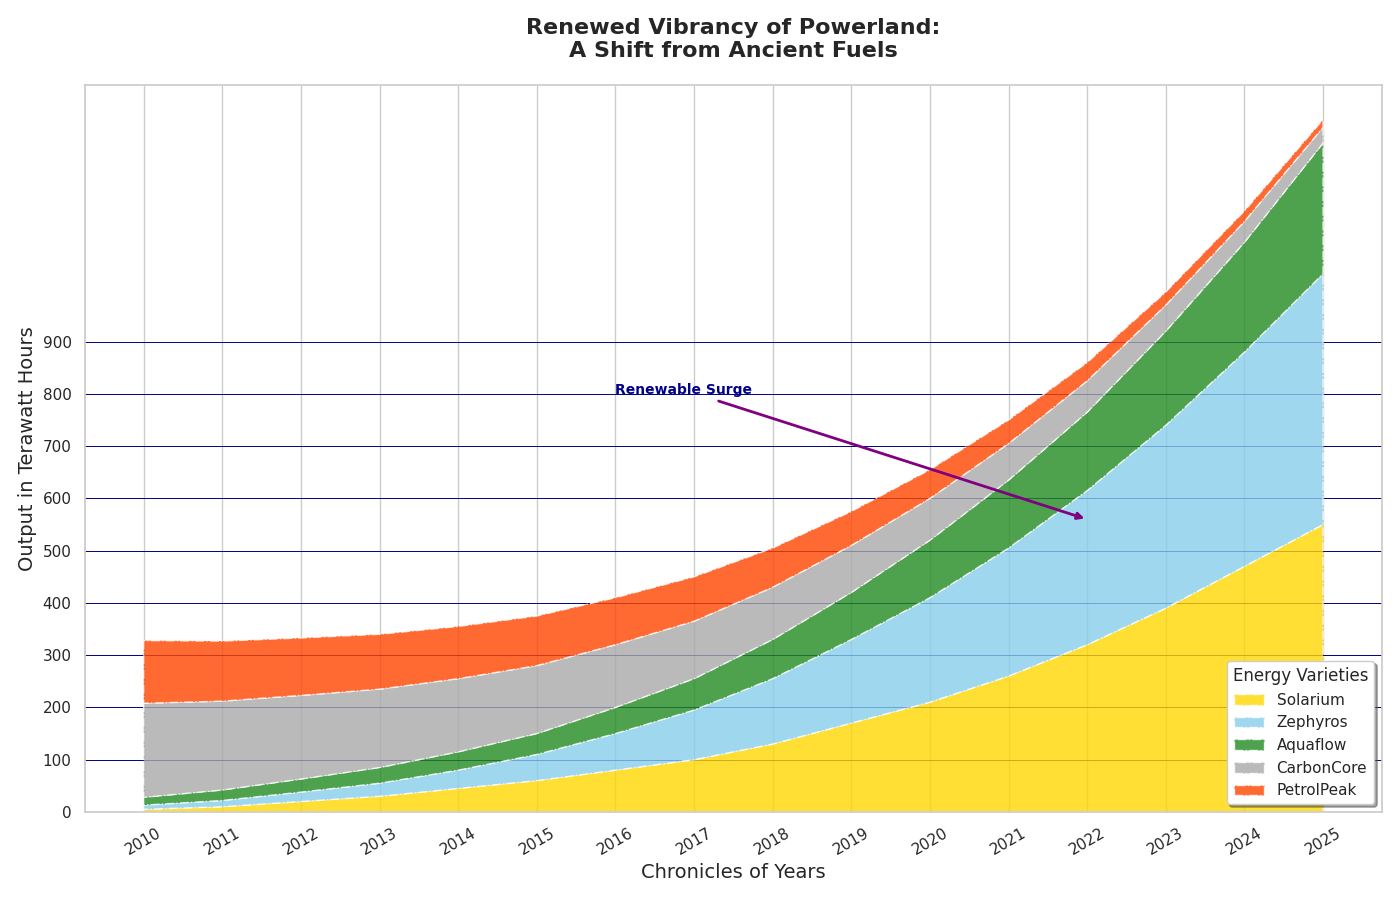

This figure's Python source:
import matplotlib.pyplot as plt
import numpy as np

years = np.arange(2010, 2026)

solar_energy = [5, 10, 20, 30, 45, 60, 80, 100, 130, 170, 210, 260, 320, 390, 470, 550]
wind_energy = [8, 12, 18, 25, 35, 50, 70, 95, 125, 160, 200, 245, 295, 350, 410, 480]
hydro_energy = [15, 20, 25, 30, 35, 40, 50, 60, 75, 90, 110, 130, 150, 180, 210, 250]
coal_energy = [180, 170, 160, 150, 140, 130, 120, 110, 100, 90, 80, 70, 60, 50, 40, 30]
oil_energy = [120, 115, 110, 105, 100, 95, 90, 85, 75, 65, 55, 45, 35, 25, 20, 15]

stacked_data = np.vstack([solar_energy, wind_energy, hydro_energy, coal_energy, oil_energy])

colors = ['#FFD700', '#87CEEB', '#228B22', '#A9A9A9', '#FF4500']

plt.figure(figsize=(14, 9))

# Changing the legend location, marker symbols, and linestyle
plt.stackplot(years, stacked_data, labels=['Solarium', 'Zephyros', 'Aquaflow', 'CarbonCore', 'PetrolPeak'], 
              colors=colors, alpha=0.8, linestyle='-.')

plt.title('Renewed Vibrancy of Powerland:\nA Shift from Ancient Fuels', fontsize=16, weight='bold', pad=20)
plt.xlabel('Chronicles of Years', fontsize=14)
plt.ylabel('Output in Terawatt Hours', fontsize=14)
plt.legend(loc='lower right', title='Energy Varieties', fontsize=11, frameon=True, shadow=True)

plt.xticks(years, rotation=30)  # Change the rotation
plt.yticks(np.arange(0, 1000, 100))

# Removed minor grid and changed major grid
plt.grid(axis='y', linestyle='-', color='navy', linewidth=0.7)

plt.annotate('Renewable Surge', xy=(2022, 560), xytext=(2016, 800),
             arrowprops=dict(arrowstyle='-|>', color='purple', lw=2), fontsize=10, weight='bold', color='darkblue')

plt.tight_layout()

plt.show()
